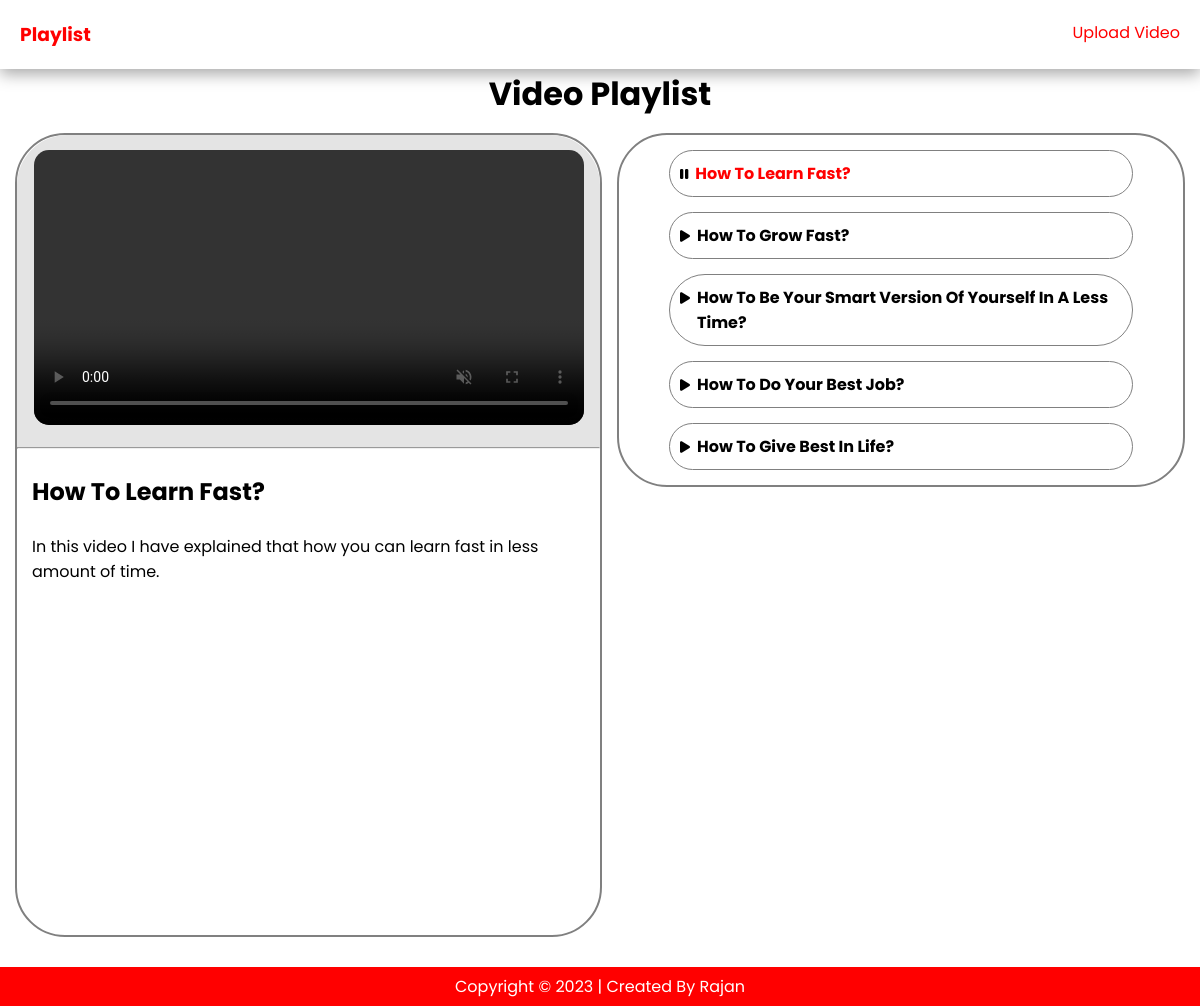
The page / on the database its author committed.
### tables this page shows
CREATE TABLE `videos` (
  `id` int(11) NOT NULL,
  `title` text NOT NULL,
  `description` text NOT NULL,
  `videosrc` text NOT NULL
);

### index.php (the view, shortened to what this page needs)
<?php
include('config.php');
?>
<!DOCTYPE html>
<html lang="en">
<head>
    <link rel="stylesheet" href="https://cdnjs.cloudflare.com/ajax/libs/font-awesome/6.4.2/css/all.min.css">
</head>
<body>
    <nav>
        <div>
            <div><h3>Playlist</h3></div>
            <div><a href="http://localhost/playlist/upload/">Upload Video</a></div>
        </div>
    </nav>
    <h1 class="heading">Video Playlist</h1>
    <div class="container">
        <div class="right" id="rightcontainer">
                <?php
                    $query1 = "SELECT * FROM videos WHERE id = 1";
                    $result1 = mysqli_query($conn, $query1);
                    while ($row = mysqli_fetch_assoc($result1)) {
                ?>
            <div class="videocontainer">
                <video id="myVideo" src="videos/<?php echo $row['videosrc'];  ?>" controls controlsList="nodownload" autoplay muted width="550px"></video>
            </div>
            <hr>
            <br>
            <div class="videocontent">
                <h2><?php  echo $row['title'];  ?></h2>
                <br>
                <p><?php echo $row['description'];  ?></p>
            </div>
            <?php
                 }
            ?>
        </div>
        <div class="left">
            <div class="videocontentcontainer">
            <?php
            $query2 = "SELECT * FROM videos";
            $result2 = mysqli_query($conn, $query2);
            if(mysqli_num_rows($result2) > 0){
                while($row = mysqli_fetch_assoc($result2)){
            ?>
                <div>
                    <form class="videoform" method="post">
                        <button class="btn" id="btn<?php echo $row['id'] ?>"><i class="fa-solid fa-play" id="fa<?php echo $row['id'] ?>"></i></button>
                    </form>
                    <h4 class='videotitle' id="<?php echo $row['id']?>"><?php echo $row['title']; ?></h4>
                </div>
            <?php
                 }
                }
            ?>
            </div>
        </div>
    </div>
    <footer>
        <div>Copyright &copy; <?php echo date('Y'); ?> | Created By Rajan</div>
    </footer>
</body>
</html>

### index.php (style rules this page uses)
* { margin: 0px; padding: 0px; font-family: 'Poppins', sans-serif; }
.heading { text-align: center; margin-top: 70px; margin-bottom: 15px; }
.container { display: flex; }
.left { width: 50vw; height: 100vh; }
.right { width: 50vw; height: 100vh; }
.videocontainer { text-align: center; background-color: rgb(228, 228, 228); padding-top: 15px; border-radius: 50px 50px 0px 0px; padding-bottom: 15px; }
.videocontent { margin-left: 15px; }
.videocontentcontainer { border: 2px solid grey; padding-bottom: 15px; border-radius: 50px; margin-right: 15px; }
.videocontentcontainer div { border: 1px solid grey; padding: 10px; display: flex; margin-left: 50px; margin-right: 50px; border-radius: 50px; margin-top: 15px; }
.videocontentcontainer div form button i { margin-top: 4px; margin-right: 7px; }
.btn { background-color: transparent; border: none; cursor: pointer; }
#myVideo { border-radius: 15px; }
#rightcontainer { border: 2px solid grey; margin-left: 15px; margin-right: 15px; border-radius: 50px; }
nav { box-shadow: rgba(0, 0, 0, 0.35) 0px 5px 15px; position: fixed; top: 0px; left: 0px; width: 100%; background-color: white; z-index: 1000; }
nav div { display: flex; justify-content: space-between; padding: 10px; color: red; }
nav div div a { text-decoration: none; color: red; transition: all 0.5s; }
footer { background-color: red; margin-top: 30px; color: white; display: flex; justify-content: center; align-items: center; padding: 7px; }

### rows shown on the page
videos: title "How To Learn Fast?", description "In this video I have explained that how you can learn fast in less amount of time."
videos: title "How To Grow Fast?"
videos: title "How To Be Your Smart Version Of Yourself In A Less Time?"
videos: title "How To Do Your Best Job?"
videos: title "How To Give Best In Life?"
